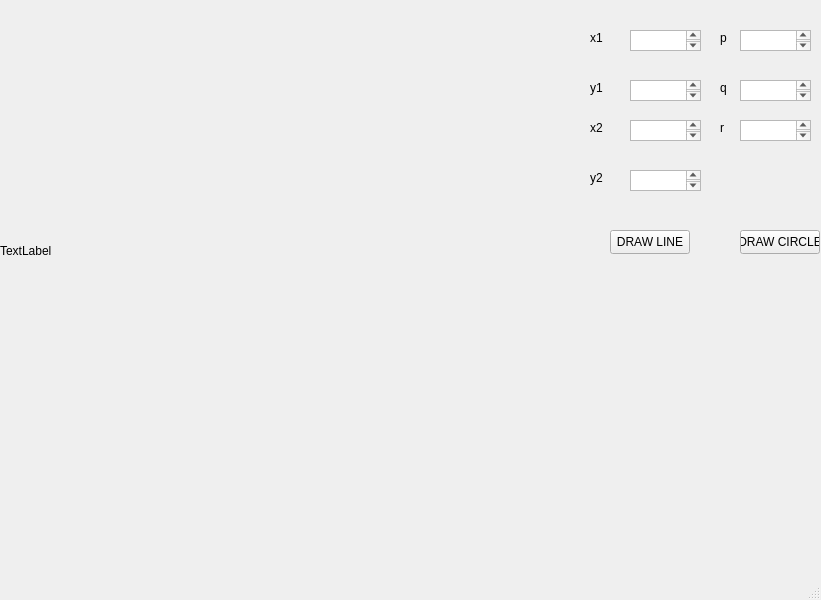
<?xml version="1.0" encoding="UTF-8"?>
<ui version="4.0">
 <class>MainWindow</class>
 <widget class="QMainWindow" name="MainWindow">
  <property name="geometry">
   <rect>
    <x>0</x>
    <y>0</y>
    <width>821</width>
    <height>600</height>
   </rect>
  </property>
  <property name="windowTitle">
   <string>MainWindow</string>
  </property>
  <widget class="QWidget" name="centralwidget">
   <widget class="QLabel" name="label">
    <property name="geometry">
     <rect>
      <x>0</x>
      <y>0</y>
      <width>511</width>
      <height>501</height>
     </rect>
    </property>
    <property name="text">
     <string>TextLabel</string>
    </property>
   </widget>
   <widget class="QLabel" name="label_2">
    <property name="geometry">
     <rect>
      <x>590</x>
      <y>30</y>
      <width>49</width>
      <height>16</height>
     </rect>
    </property>
    <property name="text">
     <string>x1</string>
    </property>
   </widget>
   <widget class="QLabel" name="label_3">
    <property name="geometry">
     <rect>
      <x>590</x>
      <y>80</y>
      <width>49</width>
      <height>16</height>
     </rect>
    </property>
    <property name="text">
     <string>y1</string>
    </property>
   </widget>
   <widget class="QLabel" name="label_4">
    <property name="geometry">
     <rect>
      <x>590</x>
      <y>120</y>
      <width>49</width>
      <height>16</height>
     </rect>
    </property>
    <property name="text">
     <string>x2</string>
    </property>
   </widget>
   <widget class="QLabel" name="label_5">
    <property name="geometry">
     <rect>
      <x>590</x>
      <y>170</y>
      <width>49</width>
      <height>16</height>
     </rect>
    </property>
    <property name="text">
     <string>y2</string>
    </property>
   </widget>
   <widget class="QTextEdit" name="textEdit">
    <property name="geometry">
     <rect>
      <x>630</x>
      <y>30</y>
      <width>71</width>
      <height>21</height>
     </rect>
    </property>
   </widget>
   <widget class="QTextEdit" name="textEdit_2">
    <property name="geometry">
     <rect>
      <x>630</x>
      <y>80</y>
      <width>71</width>
      <height>21</height>
     </rect>
    </property>
   </widget>
   <widget class="QTextEdit" name="textEdit_3">
    <property name="geometry">
     <rect>
      <x>630</x>
      <y>120</y>
      <width>71</width>
      <height>21</height>
     </rect>
    </property>
   </widget>
   <widget class="QTextEdit" name="textEdit_4">
    <property name="geometry">
     <rect>
      <x>630</x>
      <y>170</y>
      <width>71</width>
      <height>21</height>
     </rect>
    </property>
   </widget>
   <widget class="QLabel" name="label_6">
    <property name="geometry">
     <rect>
      <x>720</x>
      <y>30</y>
      <width>49</width>
      <height>16</height>
     </rect>
    </property>
    <property name="text">
     <string>p</string>
    </property>
   </widget>
   <widget class="QLabel" name="label_7">
    <property name="geometry">
     <rect>
      <x>720</x>
      <y>80</y>
      <width>49</width>
      <height>16</height>
     </rect>
    </property>
    <property name="text">
     <string>q</string>
    </property>
   </widget>
   <widget class="QLabel" name="label_8">
    <property name="geometry">
     <rect>
      <x>720</x>
      <y>120</y>
      <width>49</width>
      <height>16</height>
     </rect>
    </property>
    <property name="text">
     <string>r</string>
    </property>
   </widget>
   <widget class="QTextEdit" name="textEdit_5">
    <property name="geometry">
     <rect>
      <x>740</x>
      <y>30</y>
      <width>71</width>
      <height>21</height>
     </rect>
    </property>
   </widget>
   <widget class="QTextEdit" name="textEdit_6">
    <property name="geometry">
     <rect>
      <x>740</x>
      <y>80</y>
      <width>71</width>
      <height>21</height>
     </rect>
    </property>
   </widget>
   <widget class="QTextEdit" name="textEdit_7">
    <property name="geometry">
     <rect>
      <x>740</x>
      <y>120</y>
      <width>71</width>
      <height>21</height>
     </rect>
    </property>
   </widget>
   <widget class="QPushButton" name="pushButton">
    <property name="geometry">
     <rect>
      <x>610</x>
      <y>230</y>
      <width>80</width>
      <height>24</height>
     </rect>
    </property>
    <property name="text">
     <string>DRAW LINE</string>
    </property>
   </widget>
   <widget class="QPushButton" name="pushButton_2">
    <property name="geometry">
     <rect>
      <x>740</x>
      <y>230</y>
      <width>80</width>
      <height>24</height>
     </rect>
    </property>
    <property name="text">
     <string>DRAW CIRCLE</string>
    </property>
   </widget>
  </widget>
  <widget class="QMenuBar" name="menubar">
   <property name="geometry">
    <rect>
     <x>0</x>
     <y>0</y>
     <width>821</width>
     <height>21</height>
    </rect>
   </property>
  </widget>
  <widget class="QStatusBar" name="statusbar"/>
 </widget>
 <resources/>
 <connections/>
</ui>
